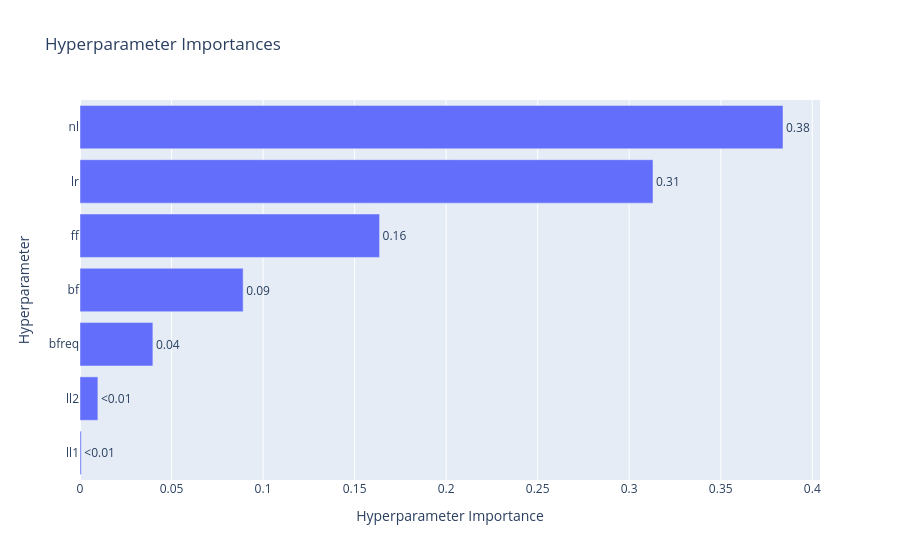
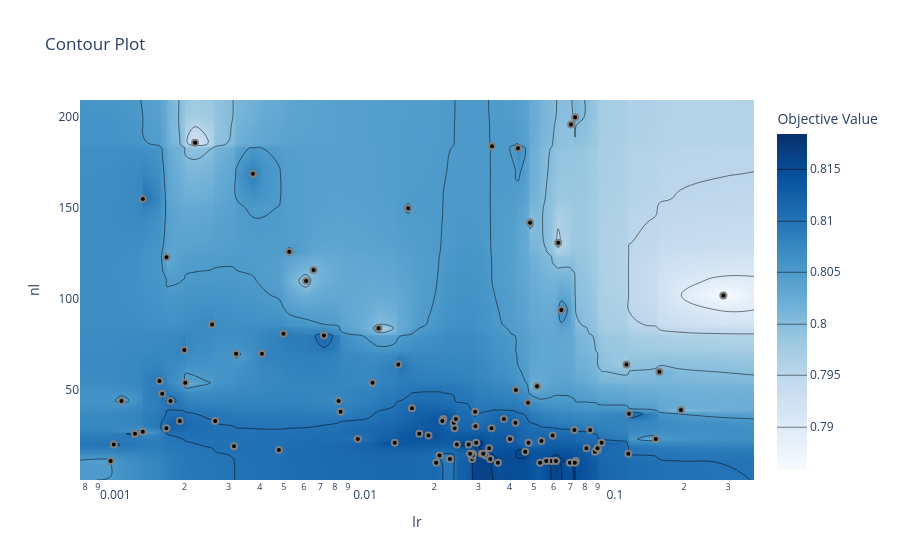

The notebook cell these images were saved under, in order:
### Markdown cell above
### 1.3 Contour plot

**Задание:** выберите два гиперпараметра, которые (судя по `plot_param_importances`) сильнее всего влияют на метрику, и постройте для них contour plot. Ответьте: находится ли найденный оптимум внутри заданных границ поиска, или он «упирается» в край диапазона? Если упирается — как нужно было бы изменить границы поиска?

### Code cell
from optuna.visualization import plot_param_importances, plot_contour

# TODO: постройте plot_param_importances(study)
fig = plot_param_importances(study)
fig.show()
# TODO: выберите два наиболее важных гиперпараметра и постройте для них plot_contour(study, params=[...])
fig = plot_contour(study, params=['lr', 'nl'])
fig.show()

### Figure 1 — Plotly figure (JSON) as saved in the notebook; plotly's stock layout.template omitted (floating-point values rounded to 4 significant figures)
{"data": [{"cliponaxis": false, "hovertemplate": ["ll1 (FloatDistribution): 0.0006875559329236232<extra></extra>", "ll2 (FloatDistribution): 0.00976435075634299<extra></extra>", "bfreq (IntDistribution): 0.03980761617677347<extra></extra>", "bf (FloatDistribution): 0.0891114051553775<extra></extra>", "ff (FloatDistribution): 0.16363633164613395<extra></extra>", "lr (FloatDistribution): 0.31298939960982325<extra></extra>", "nl (IntDistribution): 0.3840033407226252<extra></extra>"], "name": "Objective Value", "orientation": "h", "text": ["<0.01", "<0.01", "0.04", "0.09", "0.16", "0.31", "0.38"], "textposition": "outside", "type": "bar", "x": [0.0006876, 0.009764, 0.03981, 0.08911, 0.1636, 0.313, 0.384], "y": ["ll1", "ll2", "bfreq", "bf", "ff", "lr", "nl"]}], "layout": {"title": {"text": "Hyperparameter Importances"}, "xaxis": {"title": {"text": "Hyperparameter Importance"}}, "yaxis": {"title": {"text": "Hyperparameter"}}}}

### Figure 2 — Plotly figure (JSON) as saved in the notebook; plotly's stock layout.template omitted (floating-point values rounded to 4 significant figures; data arrays with more than 128 entries replaced by an {"elided": "..."} marker saying what was removed)
{"data": [{"colorbar": {"title": {"text": "Objective Value"}}, "colorscale": [[0, "rgb(247,251,255)"], [0.125, "rgb(222,235,247)"], [0.25, "rgb(198,219,239)"], [0.375, "rgb(158,202,225)"], [0.5, "rgb(107,174,214)"], [0.625, "rgb(66,146,198)"], [0.75, "rgb(33,113,181)"], [0.875, "rgb(8,81,156)"], [1, "rgb(8,48,107)"]], "connectgaps": true, "contours": {"coloring": "heatmap"}, "hoverinfo": "none", "line": {"smoothing": 1.3}, "reversescale": false, "type": "contour", "x": [0.0007631, 0.001012, 0.001042, 0.001118, 0.001267, 0.001361, 0.001362, 0.001588, 0.001629, 0.001692, 0.001694, 0.001757, 0.001914, 0.001997, 0.002013, 0.002205, 0.002579, 0.002653, 0.003156, 0.003218, 0.003758, 0.004082, 0.004773, 0.004979, 0.005252, 0.006137, 0.006572, 0.007227, 0.008275, 0.008429, 0.009876, 0.01131, 0.01196, 0.01389, 0.01435, 0.01572, 0.01627, 0.01741, 0.01895, 0.02035, 0.02097, 0.02154, 0.02172, 0.02308, 0.02394, 0.02411, 0.02441, 0.02462, 0.02743, 0.0278, 0.02832, 0.02848, 0.02852, 0.02914, 0.02921, 0.02942, 0.03101, 0.03142, 0.03206, 0.03315, 0.03348, 0.03387, 0.03404, 0.03595, 0.03799, 0.04015, 0.04225, 0.04241, 0.04324, 0.04625, 0.04741, 0.04765, 0.04831, 0.05154, 0.05302, 0.05366, 0.0561, 0.05882, 0.0595, 0.06137, 0.06261, 0.06446, 0.06982, 0.07053, 0.07272, 0.07306, 0.0732, 0.07363, 0.08127, 0.08407, 0.08792, 0.08999, 0.09026, 0.09345, 0.1175, 0.1196, 0.1203, 0.154, 0.1591, 0.1942, 0.2871, 0.3807], "y": [0.5, 10, 11, 12, 14, 15, 16, 17, 18, 19, 20, 21, 22, 23, 25, 26, 27, 28, 29, 30, 32, 33, 34, 37, 38, 39, 40, 43, 44, 48, 50, 52, 54, 55, 60, 64, 70, 72, 80, 81, 84, 86, 94, 102, 110, 116, 123, 126, 131, 142, 150, 155, 169, 183, 184, 186, 196, 200, 209.5], "z": {"elided": "59x102 float values"}}, {"marker": {"color": "black", "line": {"color": "Gray", "width": 2}}, "mode": "markers", "name": "Feasible Trial", "showlegend": false, "type": "scatter", "x": [0.07053, 0.05154, 0.005252, 0.01131, 0.002205, 0.001362, 0.001694, 0.03404, 0.2871, 0.01572, 0.001042, 0.001012, 0.004979, 0.004082, 0.004773, 0.003156, 0.002653, 0.008429, 0.002579, 0.02411, 0.1591, 0.02394, 0.009876, 0.001118, 0.02308, 0.08407, 0.003218, 0.001757, 0.008275, 0.06446, 0.01435, 0.001692, 0.001629, 0.001914, 0.002013, 0.02914, 0.007227, 0.006572, 0.04831, 0.01196, 0.006137, 0.001588, 0.001997, 0.001267, 0.001361, 0.003758, 0.04225, 0.02035, 0.1203, 0.1175, 0.1942, 0.03799, 0.04241, 0.09026, 0.03315, 0.06261, 0.08127, 0.08792, 0.04015, 0.05366, 0.09345, 0.08999, 0.154, 0.05882, 0.0561, 0.07363, 0.06982, 0.07306, 0.05302, 0.1196, 0.07272, 0.0732, 0.06137, 0.0595, 0.03206, 0.02832, 0.03348, 0.03101, 0.02852, 0.02848, 0.01627, 0.02097, 0.02743, 0.02942, 0.02921, 0.01389, 0.01895, 0.02441, 0.0278, 0.04765, 0.03387, 0.03595, 0.04625, 0.02462, 0.04741, 0.03142, 0.04324, 0.01741, 0.02172, 0.02154], "y": [196, 52, 126, 54, 186, 155, 123, 184, 102, 150, 20, 11, 81, 70, 17, 19, 33, 38, 86, 29, 60, 32, 23, 44, 12, 28, 70, 44, 44, 94, 64, 29, 48, 33, 54, 38, 80, 116, 142, 84, 110, 55, 72, 26, 27, 169, 32, 10, 37, 64, 39, 34, 50, 17, 18, 131, 18, 16, 23, 22, 21, 18, 23, 11, 11, 11, 10, 10, 10, 15, 28, 200, 11, 25, 14, 12, 12, 15, 15, 14, 40, 14, 20, 21, 30, 21, 25, 34, 15, 21, 29, 10, 16, 20, 43, 15, 183, 26, 34, 33]}, {"marker": {"color": "#cccccc", "line": {"color": "Gray", "width": 2}}, "mode": "markers", "name": "Infeasible Trial", "showlegend": false, "type": "scatter", "x": [], "y": []}], "layout": {"title": {"text": "Contour Plot"}, "xaxis": {"range": [-3.117, -0.4194], "title": {"text": "lr"}, "type": "log"}, "yaxis": {"range": [0.5, 209.5], "title": {"text": "nl"}}}}
